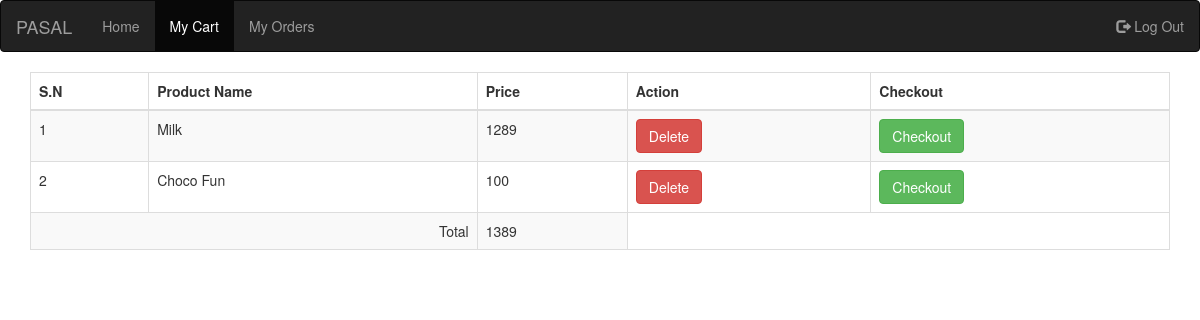
Screenshot of /cart.php (signed in) with the database file from the repository.
### tables this page shows
CREATE TABLE `cart` (
  `id` int(11) NOT NULL,
  `p_id` int(11) DEFAULT NULL,
  `user_id` int(11) DEFAULT NULL
);

CREATE TABLE `product` (
  `id` int(11) NOT NULL,
  `name` varchar(255) DEFAULT NULL,
  `description` varchar(255) DEFAULT NULL,
  `price` float DEFAULT NULL,
  `category_id` int(11) DEFAULT NULL,
  `image` varchar(255) DEFAULT NULL
);

### cart.php (the view, shortened to what this page needs)
<?php include "inc/home_header.php"; ?>
<?php
$conn = mysqli_connect('localhost', 'root', '', 'pasal');
$email = $_SESSION['email'];
$sql = "SELECT * FROM users WHERE email = '$email'";
$result = mysqli_query($conn, $sql);
$user = mysqli_fetch_assoc($result);
$user_id = $user['id'];
?>
<div class="container">
    <div class="row">
        <div class="col-md-12">
            <table class="table table-bordered table-striped">
                <thead>
                    <th>S.N</th>
                    <th>Product Name</th>
                    <th>Price</th>
                    <th>Action</th>
                    <th>Checkout</th>
                </thead>
                <tbody>
                    <?php
                    $sql = "select * from cart where user_id = '$user_id'";
                    $result = mysqli_query($conn, $sql);
                    $i = 1;
                    while ($row = mysqli_fetch_assoc($result)){
                        $product_id = $row['p_id'];
                        $sql = "select * from product where id = '$product_id'";
                        $result2 = mysqli_query($conn, $sql);
                        $row2 = mysqli_fetch_assoc($result2);
                        ?>
                        <tr>
                            <td><?php echo $i; ?></td>
                            <td><?php echo $row2['name']; ?></td>
                            <td><?php echo $row2['price']; ?></td>
                            <td>
                                <a href="cart.php?delete=<?php echo $row['cart_id']; ?>"><button class="btn btn-danger">Delete</button></a>
                            </td>
                            <td>
                                <a href="checkout.php?uid=<?php echo $user_id; ?>&pid=<?php echo $product_id; ?>&cid=<?php echo $row['id']?>"><button class="btn btn-success">Checkout</button></a>
                            </td>
                        </tr>
                        <?php
                        $i++;
                    }
                    ?>
                    <tr>
                        <td colspan="2" align="right">Total</td>
                        <td>
                            <?php
                            $sql = "select * from cart where user_id = '$user_id'";
                            $result = mysqli_query($conn, $sql);
                            $total_price = 0;
                            while ($row = mysqli_fetch_assoc($result)){
                                $product_id = $row['p_id'];
                                $sql = "select * from product where id = '$product_id'";
                                $result2 = mysqli_query($conn, $sql);
                                $row2 = mysqli_fetch_assoc($result2);
                                $total_price += $row2['price'];
                            }
                            echo $total_price;
                            ?>
                        </td>
                    </tr>
                </tbody>
            </table>
        </div>
    </div>
</div>

### rows the page displays
cart: p.name "Milk", p.price "1289"
cart: p.name "Choco Fun", p.price "100"

### other values shown
$total_price "1389"
